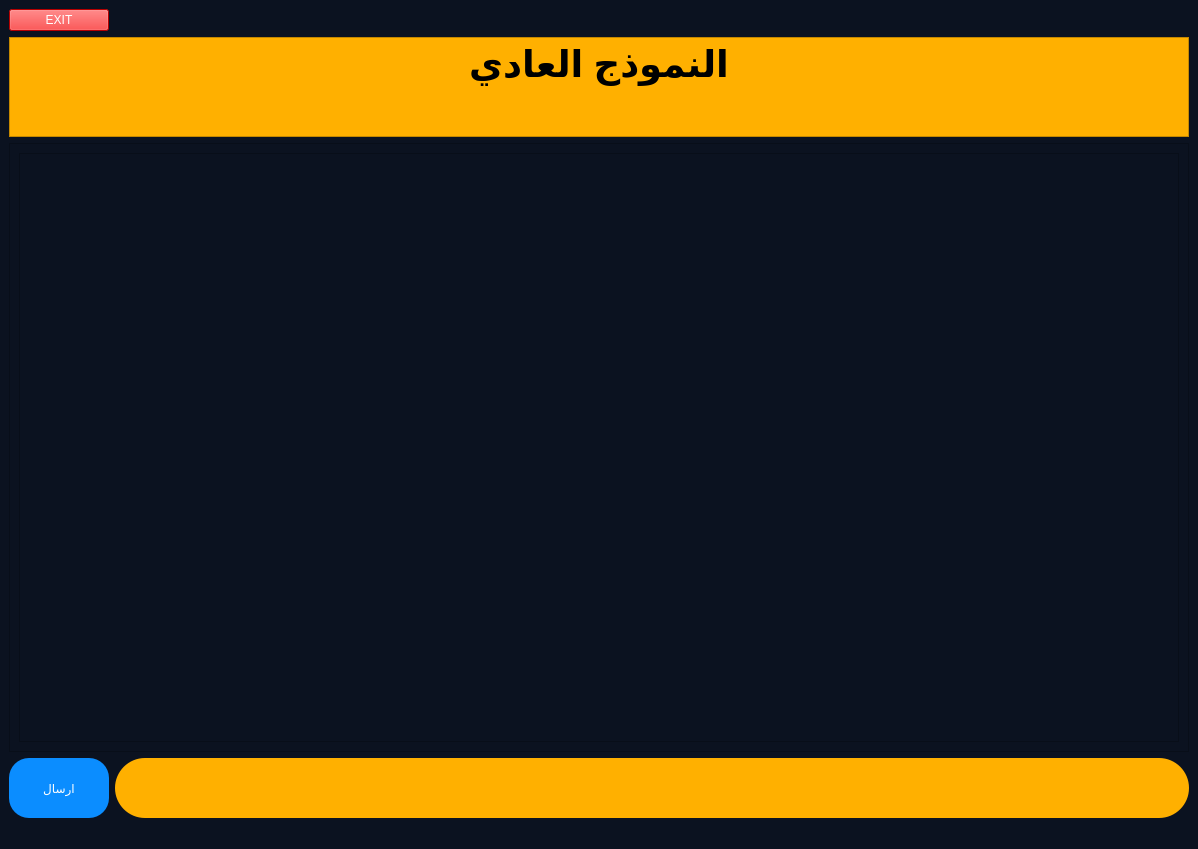
<?xml version="1.0" encoding="UTF-8"?>
<ui version="4.0">
 <class>ai1</class>
 <widget class="QMainWindow" name="ai1">
  <property name="geometry">
   <rect>
    <x>0</x>
    <y>0</y>
    <width>1198</width>
    <height>849</height>
   </rect>
  </property>
  <property name="windowTitle">
   <string>MainWindow</string>
  </property>
  <property name="styleSheet">
   <string notr="true">background-color: rgb(11, 18, 32);

color: rgb(255, 255, 255);
</string>
  </property>
  <widget class="QWidget" name="centralwidget">
   <layout class="QGridLayout" name="gridLayout">
    <item row="3" column="1">
     <widget class="QLineEdit" name="lineEdit">
      <property name="minimumSize">
       <size>
        <width>0</width>
        <height>60</height>
       </size>
      </property>
      <property name="styleSheet">
       <string notr="true">color: rgb(0, 0, 0);
border-radius: 30%;
background-color: rgb(255, 176, 0);</string>
      </property>
     </widget>
    </item>
    <item row="1" column="0" colspan="2">
     <widget class="QTextBrowser" name="textBrowser">
      <property name="maximumSize">
       <size>
        <width>16777215</width>
        <height>100</height>
       </size>
      </property>
      <property name="styleSheet">
       <string notr="true">background-color: rgb(255, 176, 0);</string>
      </property>
      <property name="html">
       <string>&lt;!DOCTYPE HTML PUBLIC &quot;-//W3C//DTD HTML 4.0//EN&quot; &quot;http://www.w3.org/TR/REC-html40/strict.dtd&quot;&gt;
&lt;html&gt;&lt;head&gt;&lt;meta name=&quot;qrichtext&quot; content=&quot;1&quot; /&gt;&lt;meta charset=&quot;utf-8&quot; /&gt;&lt;style type=&quot;text/css&quot;&gt;
p, li { white-space: pre-wrap; }
hr { height: 1px; border-width: 0; }
li.unchecked::marker { content: &quot;\2610&quot;; }
li.checked::marker { content: &quot;\2612&quot;; }
&lt;/style&gt;&lt;/head&gt;&lt;body style=&quot; font-family:'Segoe UI'; font-size:9pt; font-weight:400; font-style:normal;&quot;&gt;
&lt;p align=&quot;center&quot; style=&quot; margin-top:0px; margin-bottom:0px; margin-left:0px; margin-right:0px; -qt-block-indent:0; text-indent:0px;&quot;&gt;&lt;span style=&quot; font-size:28pt; font-weight:700; color:#000000;&quot;&gt;النموذج العادي&lt;/span&gt;&lt;/p&gt;&lt;/body&gt;&lt;/html&gt;</string>
      </property>
     </widget>
    </item>
    <item row="3" column="0">
     <widget class="QPushButton" name="pushButton">
      <property name="minimumSize">
       <size>
        <width>100</width>
        <height>60</height>
       </size>
      </property>
      <property name="styleSheet">
       <string notr="true">border-radius: 20%;
font: 12pt &quot;Segoe UI&quot;;
background-color: rgb(11, 141, 255);</string>
      </property>
      <property name="text">
       <string>ارسال</string>
      </property>
      <property name="shortcut">
       <string>Return</string>
      </property>
     </widget>
    </item>
    <item row="2" column="0" colspan="2">
     <widget class="QScrollArea" name="scrollArea">
      <property name="widgetResizable">
       <bool>true</bool>
      </property>
      <widget class="QWidget" name="scrollAreaWidgetContents">
       <property name="geometry">
        <rect>
         <x>0</x>
         <y>0</y>
         <width>1178</width>
         <height>584</height>
        </rect>
       </property>
       <layout class="QGridLayout" name="gridLayout_2">
        <item row="0" column="0">
         <widget class="QTextBrowser" name="textBrowser_2">
          <property name="styleSheet">
           <string notr="true">font: 12pt &quot;Segoe UI&quot;;
color: rgb(255, 255, 255);</string>
          </property>
         </widget>
        </item>
       </layout>
      </widget>
     </widget>
    </item>
    <item row="0" column="0">
     <widget class="QPushButton" name="pushButton_2">
      <property name="styleSheet">
       <string notr="true">background-color: rgb(255, 0, 0);</string>
      </property>
      <property name="text">
       <string>EXIT</string>
      </property>
     </widget>
    </item>
    <item row="0" column="1">
     <spacer name="horizontalSpacer">
      <property name="orientation">
       <enum>Qt::Horizontal</enum>
      </property>
      <property name="sizeHint" stdset="0">
       <size>
        <width>40</width>
        <height>20</height>
       </size>
      </property>
     </spacer>
    </item>
   </layout>
  </widget>
  <widget class="QMenuBar" name="menubar">
   <property name="geometry">
    <rect>
     <x>0</x>
     <y>0</y>
     <width>1198</width>
     <height>21</height>
    </rect>
   </property>
  </widget>
  <widget class="QStatusBar" name="statusbar"/>
 </widget>
 <resources/>
 <connections/>
</ui>
